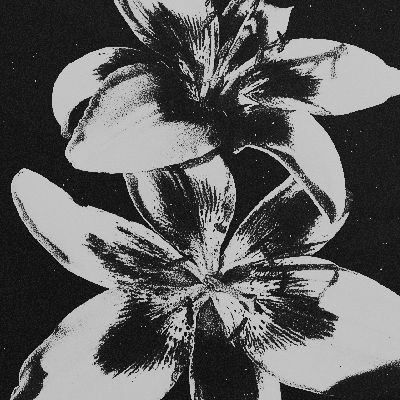
#> input picture Assets/Bunga.png, 400 x 400 px
$ jupyter execute jurnalfixwindut.ipynb
#> lines starting #> are read from the running program, lines starting #| are printed output that depends on the picture
[cell 1]
import numpy as np
import cv2
import matplotlib.pyplot as plt

import numpy untuk mengolah data atau nilai piksel yg berbentuk array atau matriks.

import cv2 digunakan untuk mengimport library OpenCV. penggunaan library dalam kode ini digunakan untuk mengubah warna menjadi abu atau grayscale.

import matplotlib.pyplot as plt digunakan untuk memanggil modul pyplot dari library Matplotlib dengan alias plt. Modul ini berfungsi untuk menampilkan visualisasi, seperti gambar dan grafik.

[cell 2]
img1 = cv2.imread('Assets/Bunga.png')
#> img1 is the input picture: shape (400, 400, 3); min 0, max 228, mean 95.4
img2 = cv2.imread('Assets/Langit.png')
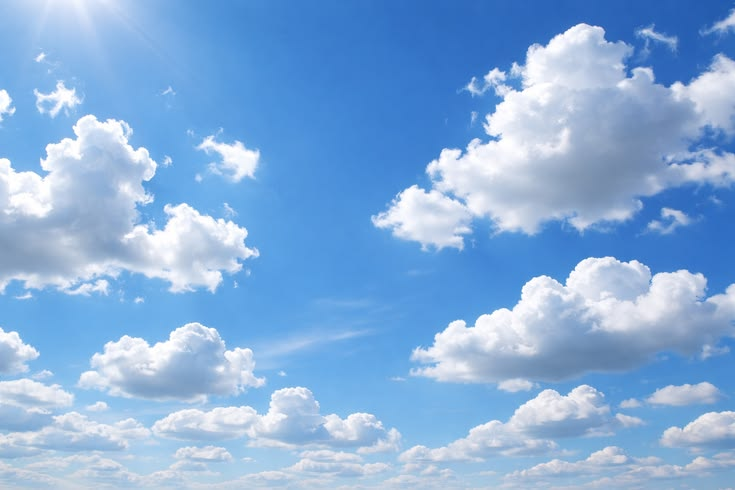
#> input picture Assets/Langit.png, 735 x 490 px
#> img2 is the input picture: shape (490, 735, 3); mean B, G, R 219.7, 174.7, 134.4
img3 = cv2.imread('Assets/Meledak.png')
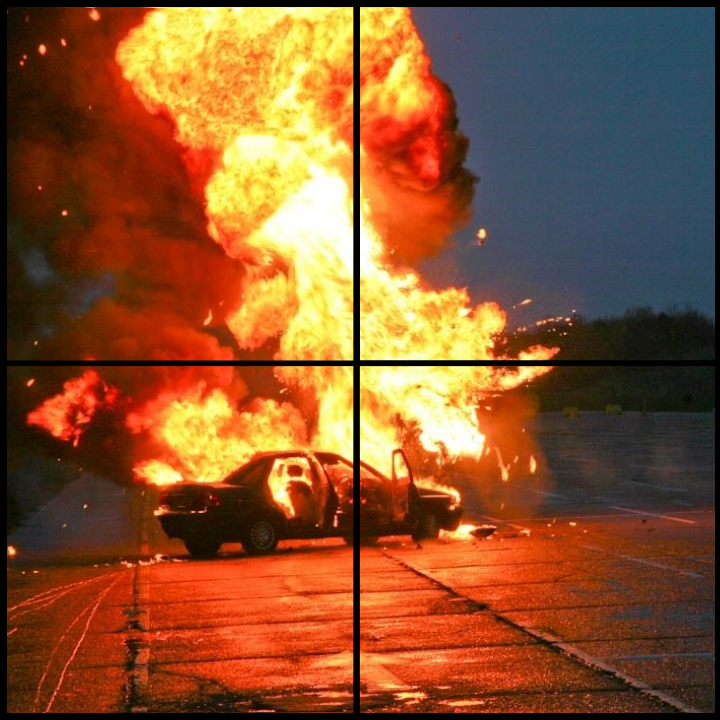
#> input picture Assets/Meledak.png, 720 x 720 px
#> img3 is the input picture: shape (720, 720, 3); mean B, G, R 46.2, 83.3, 137.4
img4 = cv2.imread('Assets/Windut.png')
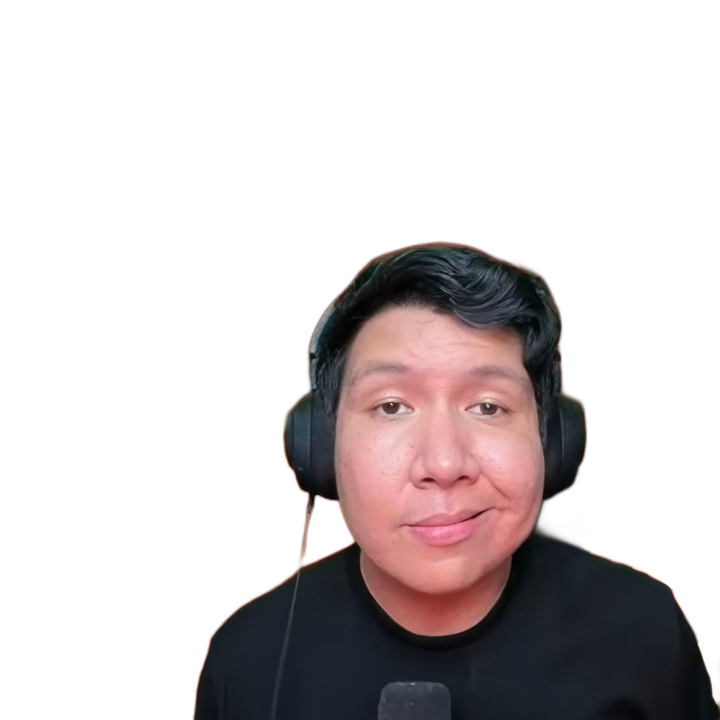
#> input picture Assets/Windut.png, 720 x 720 px
#> img4 is the input picture: shape (720, 720, 3); mean B, G, R 203.2, 202.5, 208.5

# supaya warnanya keluar
img1 = cv2.cvtColor(img1, cv2.COLOR_BGR2RGB)
img2 = cv2.cvtColor(img2, cv2.COLOR_BGR2RGB)
img3 = cv2.cvtColor(img3, cv2.COLOR_BGR2RGB)
img4 = cv2.cvtColor(img4, cv2.COLOR_BGR2RGB)

kode cv2.imread digunakan untuk membaca citra bunga, langit, meledak, dan windut dari folder Assets. Setelah citra berhasil dibaca, dilakukan peoses konversi warna dari format BGR ke RGB menggunakan cv2.cvtColor().

[cell 3]
# menampilkan gambar
plt.figure(figsize=(12,8))

plt.subplot(2,2,1)
plt.imshow(img3)
plt.title("Meledak")

plt.show()

dalam proses ini menampilkan citra img3 yaitu gambar Meledak. fungsi plt.figure(figsize=(12,8)) untuk mengatur ukuran tampilan gambar agar lebih besar dan jelas. plt.subplot(2,2,1) menempatkan gambar pada posisi pertama dari susunan 2 baris dan 2 kolom. plt.show() digunakan untuk menampilkan hasil visualisasi citra ke layar.

[cell 4]
def slice(gambar, a, b, mode='H'):
#> called with a = 10, b = 350, mode = 'H'
    return gambar[a:b, :] if mode == 'H' else gambar[:, a:b]

ctr1 = slice(img3, 10, 350, 'H')
ctr1 = slice(ctr1, 10, 350, 'V')

ctr2 = slice(img3, 10, 350, 'H')
ctr2 = slice(ctr2, 370, 710, 'V')

ctr3 = slice(img3, 370, 710, 'H')
ctr3 = slice(ctr3, 10, 350, 'V')

ctr4 = slice(img3, 370, 710, 'H')
ctr4 = slice(ctr4, 370, 720, 'V')
#> in slice (call 8), `return gambar[a:b, :] if mode == 'H' else gambar[:, a:b]`:
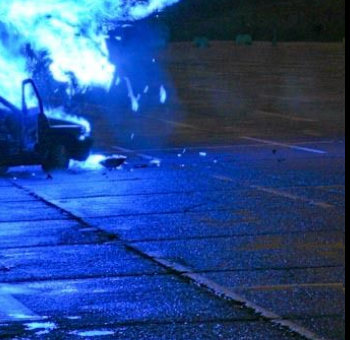
#> returned value: shape (340, 350, 3); mean of channels 0, 1, 2 137.5, 72.5, 37.9; drawn as B, G, R

plt.figure(figsize=(6,7))

plt.subplot(2,2,1)
plt.imshow(ctr1, cmap="gray")
plt.title("Part 1")
plt.subplot(2,2,2)
plt.imshow(ctr2, cmap="gray")

plt.title("Part 2")
plt.subplot(2,2,3)
plt.imshow(ctr3, cmap="gray")
plt.title("Part 3")
plt.subplot(2,2,4)
plt.imshow(ctr4, cmap="gray")
plt.title("Part 4")

fungsi di atas merupakan fungsi slicing atau pemisahan citra. citra dibagi menjadi 4 bagian dengan ukuran tertentu agar potongan setiap citra pas.

[cell 5]
def ukuran_min(gambar):
    baris_min = min(len(citra) for citra in gambar)
#> baris_min = 340
    kolom_min = min(len(citra[0]) for citra in gambar)
#> kolom_min = 340
    return baris_min, kolom_min

def potong(citra, tinggi, lebar):
    return [row[:lebar] for row in citra[:tinggi]]

def resize_semua(gambar):
    tinggi_min, lebar_min = ukuran_min(gambar)
#> tinggi_min = 340; lebar_min = 340
    return [potong(citra, tinggi_min, lebar_min) for citra in gambar]

def ukuran_max(gambar):
    baris_max = max(len(citra) for citra in gambar)
    kolom_max = max(len(row) for citra in gambar for row in citra)
    return baris_max, kolom_max

def normalisasi(citra, baris_tujuan, kolom_tujuan):
    hasil = []
    for i in range(baris_tujuan):
        baris = []
        for j in range(kolom_tujuan):
            if i < len(citra) and j < len(citra[i]):
                baris.append(citra[i][j])
            else:
                baris.append(0)
        hasil.append(baris)
    return hasil

def gabung_2x2(citra1, citra2, citra3, citra4):
    citra1, citra2, citra3, citra4 = resize_semua([citra1, citra2, citra3, citra4])
#> citra1 = 340 items; citra2 = 340 items; citra3 = 340 items; citra4 = 340 items

    b, k = ukuran_max([citra1, citra2, citra3, citra4])
#> b = 340; k = 340
    i1 = normalisasi(citra1, b, k)
#> after the loop in normalisasi, `for i in range(baris_tujuan):`: hasil = 340 items
#> i1 = 340 items
    i2 = normalisasi(citra2, b, k)
#> i2 = 340 items
    i3 = normalisasi(citra3, b, k)
#> i3 = 340 items
    i4 = normalisasi(citra4, b, k)
#> i4 = 340 items

    gabung = []
    for i in range(b * 2):
        baris = []
        for j in range(k * 2):
            if i < b and j < k:
                baris.append(i1[i][j])
            elif i < b and j >= k:
                baris.append(i2[i][j - k])
            elif i >= b and j < k:
                baris.append(i3[i - b][j])
            else:
                baris.append(i4[i - b][j - k])
        gabung.append(baris)
#> after the loop, gabung = 680 items

    return gabung

Kode di atas digunakan untuk menyamakan ukuran beberapa citra dan menggabungkannya menjadi susunan 2×2. Fungsi ukuran_min() mencari ukuran terkecil dari seluruh citra agar proses pemotongan dapat dilakukan secara seragam, sedangkan potong() dan resize_semua() digunakan untuk memotong citra sesuai ukuran minimum tersebut. Setelah itu, ukuran_max() dan normalisasi() digunakan untuk menyesuaikan ukuran citra dengan menambahkan nilai 0 jika diperlukan. Pada tahap akhir, fungsi gabung_2x2() menggabungkan empat citra menjadi satu tampilan dalam bentuk grid 2×2 menggunakan perulangan.

[cell 6]
merge_meledak = gabung_2x2(ctr1, ctr2, ctr3, ctr4)
#> merge_meledak = 680 items

plt.imshow(merge_meledak)
plt.title("Gabungan Meledak")

kode di atas menampilkan citra yang telah digabungkan atau dimerge dengan memanggil fungsi gabung_2x2 dan disimpan didalam merge_baru. lalu merge_baru dipanggil dengan plt.imshow().

[cell 7]
gray_merge = cv2.cvtColor(np.array(merge_meledak), cv2.COLOR_BGR2GRAY)
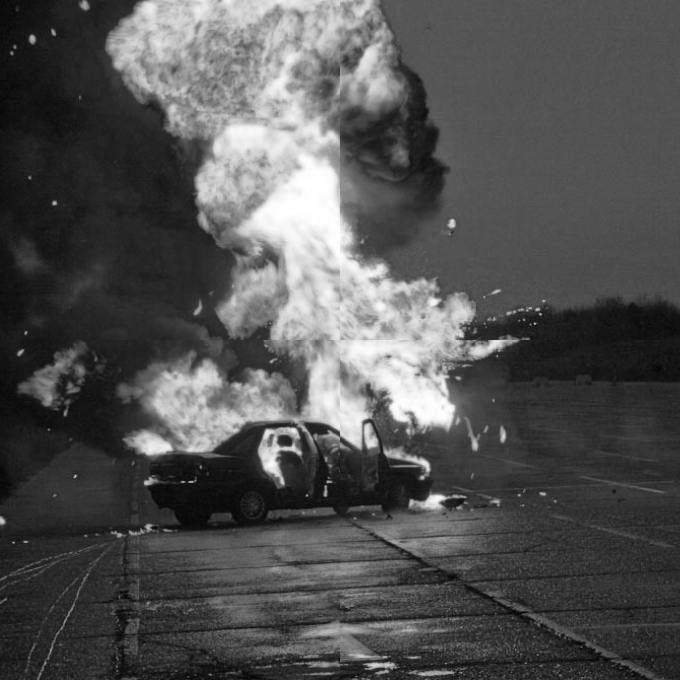
#> gray_merge: shape (680, 680); min 4, max 255, mean 81.9

plt.imshow(gray_merge, cmap="gray")
plt.show()

kode di atas menampilkan hasil gabungan tadi diubah ke grayscale. setelah itu fungsi dipanggil setelah disimpan ke gray_merge dan cmap='gray' agar grayscale terbaca.

[cell 8]
def ekualisasi(citra):
    height, width = citra.shape
    hist = np.zeros(256, dtype=int)

    # Hitung histogram citra
    for i in range(height):
        for j in range(width):
            hist[citra[i, j]] += 1

    cdf = np.zeros(256, dtype=int)
    cdf[0] = hist[0]

    # Hitung CDF dari index 1 sampai 255
    for i in range(1, 256):
        cdf[i] = cdf[i - 1] + hist[i]

    # Normalisasi CDF ke rentang [0, 255]
    cdf_normal = np.round(cdf * 255 / (height * width)).astype(np.uint8)

    hasil = np.zeros_like(citra, dtype=np.uint8)

    # Terapkan CDF yang sudah dinormalisasi ke setiap pixel
    for i in range(height):
        for j in range(width):
            hasil[i, j] = cdf_normal[citra[i, j]]
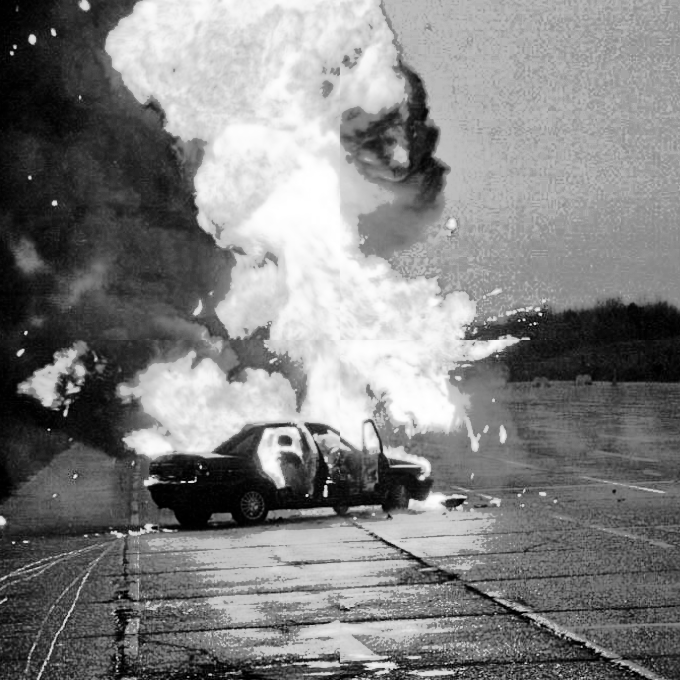
#> hasil: shape (680, 680); min 0, max 255, mean 128.7

    return hasil

# Cara memanggil:
# hasil_ekualisasi = ekualisasi(citra_kalian)

hasil_ekualisasi = ekualisasi(gray_merge)
plt.imshow(hasil_ekualisasi, cmap="gray")

Kode tersebut digunakan untuk melakukan histogram equalization pada citra grayscale guna meningkatkan kontras gambar. Proses dimulai dengan menghitung histogram intensitas piksel, kemudian dibuat nilai CDF (Cumulative Distribution Function) untuk menyebarkan distribusi intensitas secara lebih merata. Setelah dinormalisasi ke rentang 0–255, nilai CDF diterapkan kembali ke setiap piksel sehingga detail citra menjadi lebih jelas. Hasil akhirnya ditampilkan menggunakan plt.imshow() dengan mode grayscale.

[cell 9]
plt.figure(figsize=(10,5))
plt.subplot(1,2,1)
plt.imshow(gray_merge, cmap="gray")
plt.title("Citra Sebelum Ekualisasi")
plt.subplot(1,2,2)
plt.imshow(hasil_ekualisasi, cmap="gray")
plt.title("Citra Setelah Ekualisasi")
plt.show()

gambar diatas merupakan sebuah perbandingan citra sebelum ekualisasi dan setelah ekualisasi. terlihat perbedaan bahwa citra setelah diekualisasi lebih cerah dibandingkan dengan citra sebelum diekualisasi. ini merupakan definisi dari ekualisasi histogram yaitu meningkatkan kontras gambar dengan menyebarkan distribusi intensitas piksel secara lebih merata.

[cell 10]
# ====================================
# FUNGSI HISTOGRAM
# ====================================

def buat_histogram(citra):

    # histogram kosong
    hist = [0] * 256

    # ukuran gambar
    height, width = citra.shape

    # hitung jumlah pixel
    for i in range(height):
        for j in range(width):

            nilai_pixel = int(citra[i][j])

            hist[nilai_pixel] += 1
#> after the loop, hist = 256 values, max 12483 at index 83, min 0 at index 0, mean 1806.2

    return hist


# ====================================
# FUNGSI TAMPILKAN HISTOGRAM
# ====================================

def plot_histogram(histogram, title, warna):

    plt.bar(range(256), histogram, color=warna, width=1)

    plt.title(title)
    plt.xlabel("Intensitas Pixel")
    plt.ylabel("Jumlah Pixel")
    plt.xlim(0,255)
    plt.legend()

Kode di atas digunakan untuk membuat dan menampilkan histogram citra grayscale. Fungsi buat_histogram() menghitung jumlah kemunculan setiap nilai intensitas piksel dari 0–255 menggunakan perulangan, kemudian menyimpannya ke dalam array histogram. Selanjutnya, fungsi plot_histogram() digunakan untuk memvisualisasikan distribusi intensitas piksel dalam bentuk diagram batang sehingga penyebaran tingkat kecerahan pada citra dapat dianalisis dengan lebih mudah.

[cell 11]
sebelum_eq = buat_histogram(gray_merge)
#> sebelum_eq has the same summary as hist in buat_histogram
sesudah_eq = buat_histogram(hasil_ekualisasi)
#> sesudah_eq = 256 values, max 12483 at index 171, min 0 at index 4, mean 1806.2

plt.figure(figsize=(12,5))
plt.subplot(1,2,1)
plot_histogram(sebelum_eq, "Histogram sebelum ekualisasi", "green")
plot_histogram(sesudah_eq, "Histogram sesudah ekualisasi", "red")

Kode di atas digunakan untuk membandingkan histogram citra sebelum dan sesudah proses histogram equalization. Histogram dari citra grayscale asli disimpan pada variabel sebelum_eq, sedangkan histogram hasil ekualisasi disimpan pada sesudah_eq. Setelah itu, kedua histogram ditampilkan menggunakan fungsi plot_histogram() agar perubahan distribusi intensitas piksel dapat terlihat dengan jelas. Perbandingan ini menunjukkan bahwa proses ekualisasi membuat penyebaran intensitas menjadi lebih merata sehingga kontras citra meningkat.

[cell 12]
windut = cv2.imread("Assets/Windut.png")
bunga = cv2.imread("Assets/Bunga.png")

windut_gray = cv2.cvtColor(windut, cv2.COLOR_BGR2GRAY)
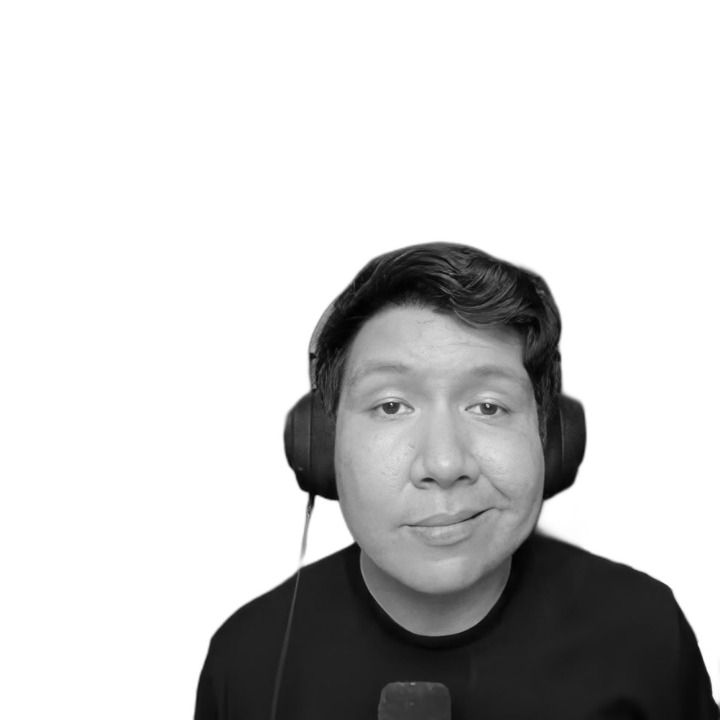
#> windut_gray: shape (720, 720); min 1, max 255, mean 204.4
bunga_gray = cv2.cvtColor(bunga, cv2.COLOR_BGR2GRAY)

plt.subplot(1,2,1)
plt.imshow(windut_gray, cmap="gray")
print(windut_gray.shape)
#| (720, 720)
plt.subplot(1,2,2)
plt.imshow(bunga_gray, cmap="gray")
print(bunga_gray.shape)
#| (400, 400)

Kode di atas digunakan untuk membaca citra Windut dan Bunga, kemudian mengubah keduanya menjadi citra grayscale menggunakan cv2.cvtColor(). Proses grayscale dilakukan agar pengolahan citra seperti histogram dan spesifikasi histogram dapat dilakukan dengan lebih mudah karena hanya menggunakan satu kanal intensitas. Selanjutnya, kedua citra ditampilkan menggunakan plt.imshow() dengan mode grayscale, dan ukuran dimensi masing-masing citra ditampilkan menggunakan print() untuk mengetahui tinggi dan lebar gambar sebelum proses berikutnya dilakukan.

[cell 13]
def spesifikasi_histogram(citra_asal, citra_target):
    height, width = citra_asal.shape

    hist_asal = [0] * 256
    hist_target = [0] * 256

    for i in range(citra_asal.shape[0]):
        for j in range(citra_asal.shape[1]):

            pixel = int(citra_asal[i][j])

            hist_asal[pixel] += 1
#> after the loop, hist_asal = 256 values, max 362631 at index 255, min 0 at index 0, mean 2025

    for i in range(citra_target.shape[0]):
        for j in range(citra_target.shape[1]):

            pixel = int(citra_target[i][j])

            hist_target[pixel] += 1
#> after the loop, hist_target = 256 values, max 7776 at index 195, min 0 at index 227, mean 625

    cdf_asal = [0] * 256
    cdf_target = [0] * 256

    cdf_asal[0] = hist_asal[0]
    cdf_target[0] = hist_target[0]

    for i in range(1, 256):

        cdf_asal[i] = cdf_asal[i - 1] + hist_asal[i]

        cdf_target[i] = cdf_target[i - 1] + hist_target[i]
#> after the loop, cdf_asal = 256 values from 0 to 518400; cdf_target = 256 values from 83 to 160000

    cdf_asal = np.array(cdf_asal) / cdf_asal[-1]
#> cdf_asal = 256 values from 0 to 1
    cdf_target = np.array(cdf_target) / cdf_target[-1]
#> cdf_target = 256 values from 0.000519 to 1

    map_hist = np.zeros(256, dtype=np.uint8)

    for i in range(256):
        selisih = np.abs(cdf_target - cdf_asal[i])
        map_hist[i] = np.argmin(selisih)
#> after the loop, map_hist = 256 values from 0 to 228

    hasil = np.zeros((height, width), dtype=np.uint8)

    for i in range(height):
        for j in range(width):
            pixel_lama = citra_asal[i][j]
            hasil[i][j] = map_hist[pixel_lama]
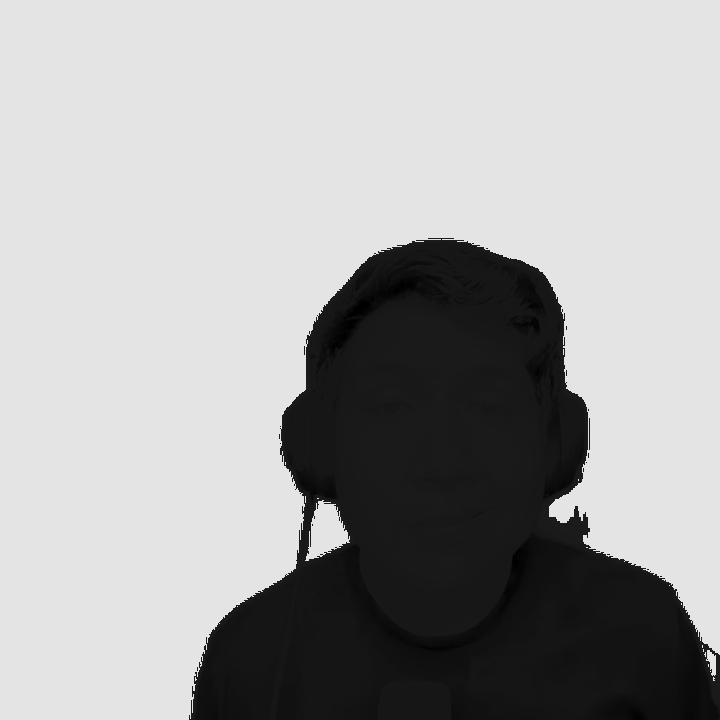
#> hasil: shape (720, 720); min 0, max 228, mean 165.8

    return hasil

Kode di atas digunakan untuk melakukan spesifikasi histogram, yaitu proses menyesuaikan distribusi intensitas citra asal agar menyerupai citra target. Program dimulai dengan menghitung histogram dan CDF dari kedua citra, kemudian mencari pemetaan intensitas piksel berdasarkan selisih CDF terkecil. Setelah itu, setiap piksel pada citra asal diganti menggunakan hasil pemetaan tersebut sehingga karakteristik kontras dan pencahayaan citra asal menjadi mirip dengan citra target.

[cell 14]
windut_sp = spesifikasi_histogram(windut_gray, bunga_gray)
plt.imshow(windut_sp, cmap="gray")
print(windut_sp.shape)
#| (720, 720)

Kode di atas digunakan untuk menerapkan proses spesifikasi histogram pada citra Windut dengan citra Bunga sebagai referensi. Fungsi spesifikasi_histogram() menghasilkan citra baru bernama windut_sp yang memiliki distribusi intensitas menyerupai citra target sehingga kontras dan pencahayaannya menjadi lebih sesuai. Hasil citra kemudian ditampilkan menggunakan plt.imshow() dalam mode grayscale, sedangkan print(windut_sp.shape) digunakan untuk melihat ukuran dimensi citra hasil spesifikasi.

[cell 15]
sebelum_eq = buat_histogram(windut_sp)
#> sebelum_eq = 256 values, max 362631 at index 228, min 0 at index 1, mean 2025

plt.figure(figsize=(12,5))
plt.subplot(1,2,1)
plot_histogram(sebelum_eq, "Spesifikasi Windut dengan Bunga", "red")
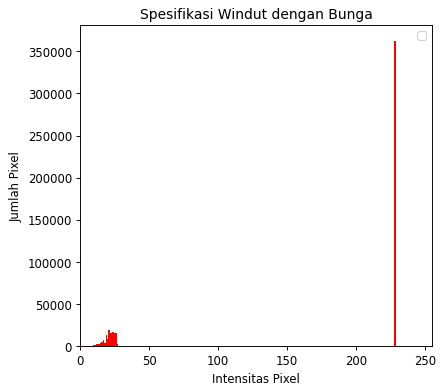
#> figure drawn by matplotlib, 1 panel; tallest bar 362631 high, from x = 227.5 to 228.5

Kode di atas digunakan untuk menampilkan histogram hasil spesifikasi histogram pada citra Windut. Fungsi buat_histogram() menghitung distribusi intensitas piksel dari citra windut_sp, kemudian hasilnya divisualisasikan menggunakan plot_histogram() dalam bentuk diagram batang berwarna merah. Histogram ini digunakan untuk melihat perubahan penyebaran intensitas setelah proses spesifikasi sehingga dapat dianalisis apakah karakteristik citra sudah menyerupai citra referensi.

[cell 16]
def copy_citra(citra):
    h, w = citra.shape
    hasil = np.zeros((h,w), dtype=citra.dtype)

    for i in range(h):
        for j in range(w):
            hasil[i][j]=citra[i][j]
    return hasil

def tumpuk(citra_depan, citra_belakang):
    hasil = copy_citra(citra_depan)

    for i in range(citra_depan.shape[0]):
        for j in range(citra_depan.shape[1]):
            if citra_depan[i,j]>50:
                hasil[i,j] = citra_belakang[i,j]
            else:
                hasil[i,j] = 0
    return hasil

def resize(citra, tinggi_baru, lebar_baru):
#> called with tinggi_baru = 720, lebar_baru = 720
    tinggi_asal, lebar_asal = citra.shape[:2]
    skala_y = tinggi_asal / tinggi_baru
    skala_x = lebar_asal / lebar_baru

    if len(citra.shape) == 3:
        hasil = np.zeros((tinggi_baru, lebar_baru, citra.shape[2]), dtype=np.uint8)
    else:
        hasil = np.zeros((tinggi_baru, lebar_baru), dtype=np.uint8)

    for i in range(tinggi_baru):
        for j in range(lebar_baru):
            y_asal = min(int(i * skala_y), tinggi_asal - 1)
            x_asal = min(int(j * skala_x), lebar_asal - 1)
            hasil[i,j] = citra[y_asal, x_asal]
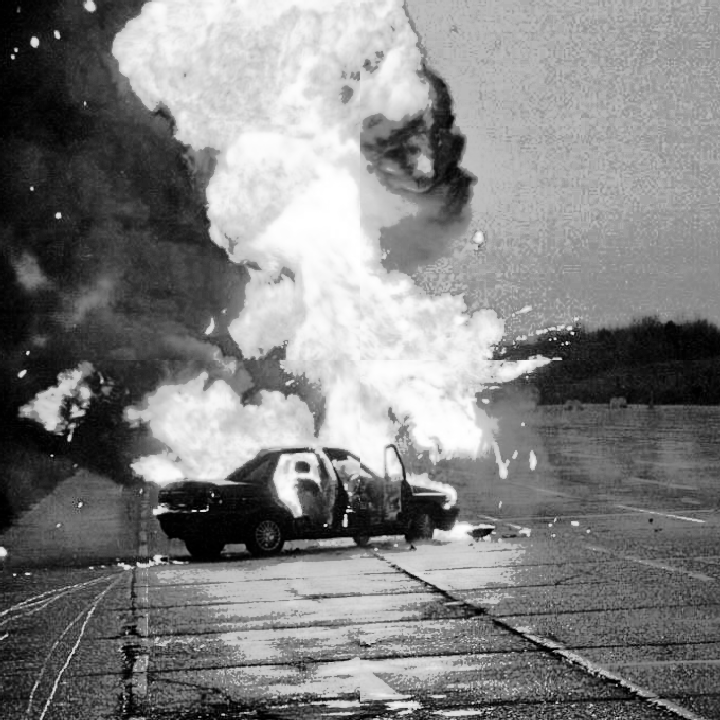
#> hasil: shape (720, 720); min 0, max 255, mean 128.7
    return hasil

meledak_ek = resize(hasil_ekualisasi, 720, 720)
windah_mel = tumpuk(windut_sp, meledak_ek)
#> (the rest of the program and of its run is left out)
